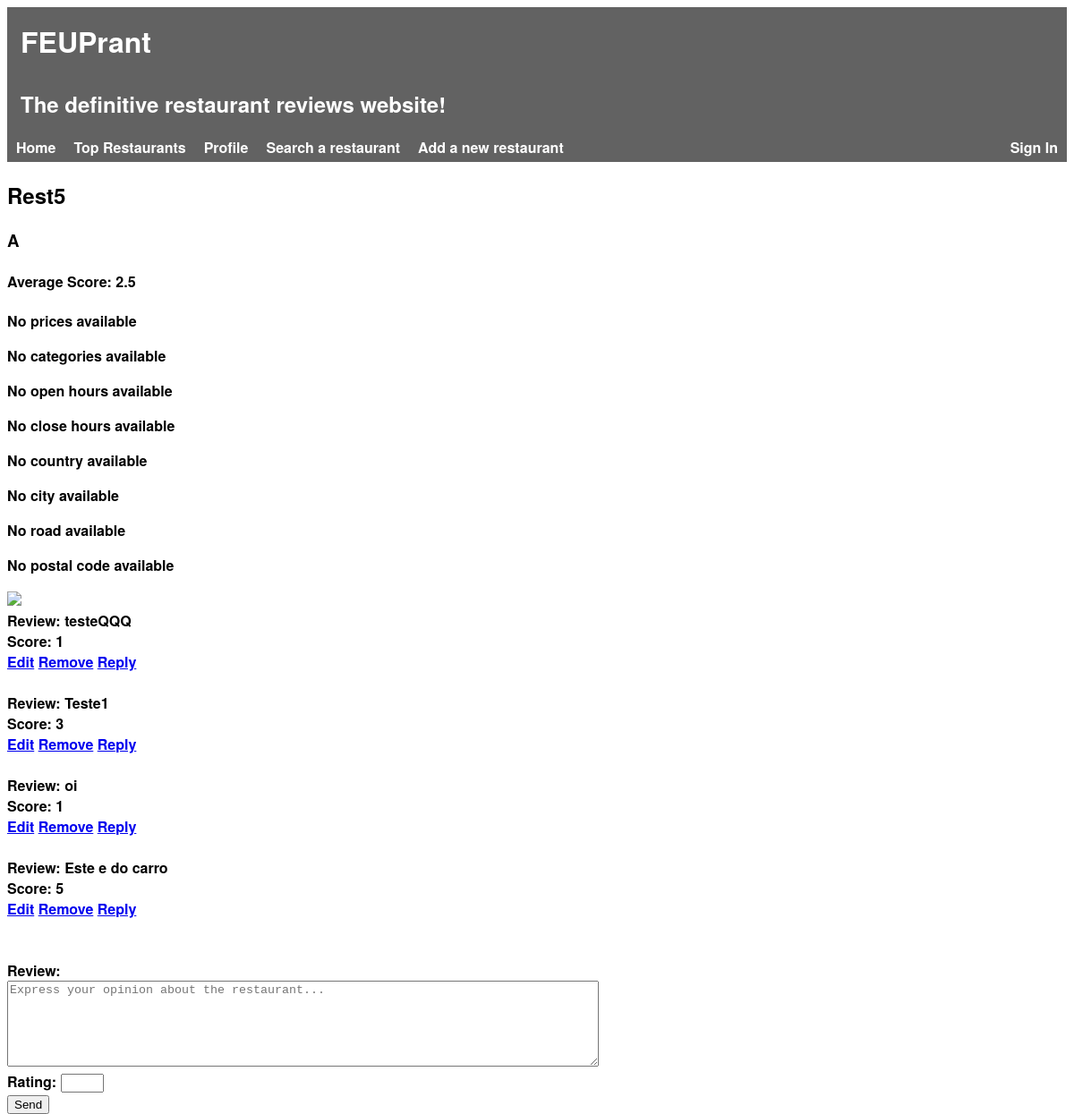
Page /templates/restaurant.php?idRestaurant=5 on the earlier database version.
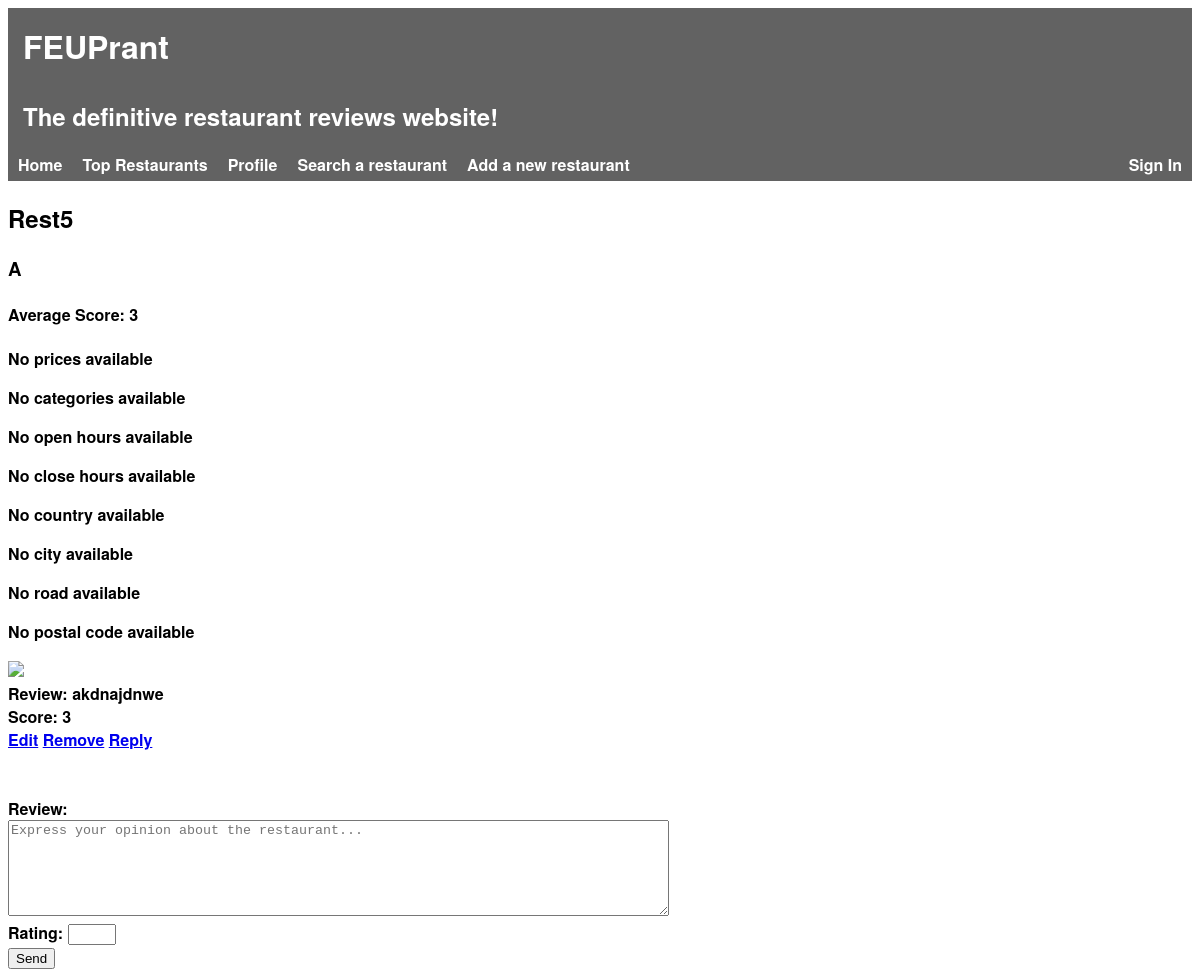
Same page on the later database version.
### tables this page shows
CREATE TABLE Restaurant(
    idRestaurant        INTEGER PRIMARY KEY AUTOINCREMENT,
    name                STRING NOT NULL,
    description         STRING NOT NULL,
    score               FLOAT NOT NULL,

    idOwner             INTEGER REFERENCES Owner(idOwner),
    idRestaurantInfo    INTEGER REFERENCES RestaurantInfo(idRestaurantInfo)
);

CREATE TABLE Review(
    idReview    INTEGER PRIMARY KEY AUTOINCREMENT,
    score       INTEGER NOT NULL,
    comment     STRING,

    idRestaurant    INTEGER REFERENCES Restaurant(idRestaurant),
    idUser      INTEGER REFERENCES User(idUser)
);

### templates/constants.php (called while the page is built, shortened)
<?php
    $LOGIN_KEY = 'loginStatus';
?>

### database/db_restaurants.php (called while the page is built, shortened)
<?php
function getRestaurantById($idRestaurant) {
    global $db;
    $stmt = $db->prepare('SELECT * FROM Restaurant WHERE idRestaurant = :id');
    $stmt->bindParam(':id', $idRestaurant);
    $stmt->execute();
    return $stmt->fetch();
}
?>

### database/db_restaurants_info.php (called while the page is built, shortened)
<?php
    function getInfoById($idRestaurantInfo) {
        global $db;
        $stmt = $db->prepare('SELECT * FROM RestaurantInfo WHERE idRestaurantInfo = :id');
        $stmt->bindParam(':id', $idRestaurantInfo);
        $stmt->execute();
        return $stmt->fetch();
    }
?>

### database/db_localization.php (called while the page is built, shortened)
<?php
    function getLocalizationById($idLocalization) {
        global $db;
        $stmt = $db->prepare('SELECT * FROM Localization WHERE idLocalization = :id');
        $stmt->bindParam(':id', $idLocalization);
        $stmt->execute();
        return $stmt->fetch();
    }
?>

### database/db_photo.php (called while the page is built, shortened)
<?php
    function getPhotoById($idRestaurantInfo) {
        global $db;
        $stmt = $db->prepare('SELECT * FROM PhotoRestaurant WHERE idRestaurantInfo = :id');
        $stmt->bindParam(':id', $idRestaurantInfo);
        $stmt->execute();
        return $stmt->fetch();
    }
?>

### database/db_review.php (called while the page is built, shortened)
<?php
    function getAllReviews($id) {
        global $db;
        $stmt = $db->prepare('SELECT * FROM Review WHERE idRestaurant = :id');
        $stmt->bindParam(':id', $id);
        $stmt->execute();
        return $stmt->fetchAll();
    }
?>

### templates/restaurant.php (the view, shortened to what this page needs)
<?php
    include_once('../database/connection.php');
    include_once('../database/db_restaurants.php');
    include_once('../database/db_restaurants_info.php');
    include_once('../database/db_photo.php');
    include_once('../database/db_localization.php');
    include_once('../database/db_review.php');
    if(isset($_GET['idRestaurant'])) {
        $restaurant = getRestaurantById($_GET['idRestaurant']);
    } else {
        $_SESSION['idRestaurant'] = $_SESSION['restaurant'];
        $restaurant = $_SESSION['restaurant'];
        if($restaurant == false)
            die('There was no restaurant with the specified id');
    }
    $info = getInfoById($restaurant['idRestaurantInfo']);
    $localization = getLocalizationById($info['idLocalization']);
    $photo = getPhotoById($info['idRestaurantInfo']);
    $reviews = getAllReviews($_GET['idRestaurant']);
    include_once('header.php');
?>
<section>
    <div id='restaurant'>
        <h2><?=$restaurant['name']?></h2>
        <h3><?=$restaurant['description']?></h3>
        <h4>Average Score: <?=$restaurant['score']?></h3>
    <div id='restaurantInfo'>
        <?php if($info['price']) { ?>
            <p>Price: <?=$info['price']?></p>
        <?php } else { ?>
            <p>No prices available</p>
        <?php } ?>
        <?php if($info['category']) { ?>
            <p>Categories: <?=$info['category']?></p>
        <?php } else { ?>
            <p>No categories available</p>
        <?php } ?>
        <?php if($info['openHours']) { ?>
            <p>Open Hours: <?=$info['openHours']?></p>
        <?php } else { ?>
            <p>No open hours available</p>
        <?php } ?>
        <?php if($info['closeHours']) { ?>
            <p>Close hours: <?=$info['closeHours']?></p>
        <?php } else { ?>
            <p>No close hours available</p>
        <?php } ?>
    </div>
    <div id="localization">
        <?php if($localization['country']) { ?>
            <p>Country: <?=$localization['country']?></p>
        <?php } else { ?>
            <p>No country available</p>
        <?php } ?>
        <?php if($localization['city']) { ?>
            <p>City: <?=$localization['city']?></p>
        <?php } else { ?>
            <p>No city available</p>
        <?php } ?>
        <?php if($localization['road']) { ?>
            <p>Road: <?=$localization['road']?></p>
        <?php } else { ?>
            <p>No road available</p>
        <?php } ?>
        <?php if($localization['postalCode']) { ?>
            <p>Postal Code: <?=$localization['postalCode']?></p>
        <?php } else { ?>
            <p>No postal code available</p>
        <?php } ?>
    </div>
    <div id="photos">
            <img src="../images/originals/<?=$photo['idPhoto']?>.jpg">
    </div>
    <div id='reviews'>
        <?php if($reviews)
            foreach($reviews as $review) { ?>
                <label>Review: </label><?=$review['comment']?>
                <br>
                <label>Score: </label><?=$review['score']?>
                <br>
                <a href="edit_review.php?idReview=<?=$review['idReview']?>">Edit</a>
                <a href="../database/action_delete_review.php?idReview=<?=$review['idReview']?>">Remove</a>
                <a href="reply_review.php?idReview=<?=$review['idReview']?>">Reply</a>
                <br><br>
            <?php } ?>
    </div>
    <?php include_once('write_review.php'); ?>
</section>

### templates/header.php (shortened to what this page needs)
<!DOCTYPE html>
<html>
    <head>
		<link rel="stylesheet" href="../css/style.css">
        <link rel="stylesheet" href="../css/alert.css">
        <link rel="stylesheet" href="../css/header.css">
        <link rel="stylesheet" href="../css/login_dropdown.css">
        <link rel="stylesheet" href="../css/user_dropdown.css">
    </head>
    <body>
        <div id="header">
            <h1>FEUPrant</h1>
            <h2>The definitive restaurant reviews website!</h2>
        </div>
        <div id="nav-btns" class="nav-btns">
            <ul>
                <li><a href="../pages/index.php">Home</a></li>
                <li><a href="../pages/top_restaurants.php">Top Restaurants</a></li>
                <li><a href="#">Profile</a></li>
                <li><a href="../pages/search_restaurant.php">Search a restaurant</a></li>
                <li><a href="../pages/add_restaurant.php">Add a new restaurant</a></li>
                <div id="user-info">
                    <?php
                        if (isset($_SESSION['username'])) {
                            include_once("../templates/user_dropdown.php");
                        } else {
                            include_once("../templates/login_dropdown.php");
                        }
                    ?>
                </div>
            </ul>
        </div>

### templates/login_dropdown.php (shortened to what this page needs)
<?php include_once('../templates/constants.php'); ?>
<div class="login-dropdown">
    <?php
        if(isset($_SESSION[$LOGIN_KEY]))
            echo '<a class="header-elem-active" href="#">Sign In</a>';
        else
            echo '<a href="#">Sign In</a>';
    ?>
</div>

### templates/write_review.php (shortened to what this page needs)
<div class="form-component">
    <form action="../database/action_write_review.php" method="post">
		<br>
        <label>Review: </label><textarea name="review" required="required" rows="6" cols="80" placeholder='Express your opinion about the restaurant...'></textarea>
        Rating: <input type="number" name="rating" min="0" max="5">
		<br>
        <input type="submit" value="Send">
    </form>
</div>

### css/header.css (style rules this page uses)
html { font-family: 'Helvetica Neue', sans-serif; font-weight: bold; height: 100%; }
#header { background-color: #626262; color: white; padding: 0; }
#header h1, #header h2 { padding: 15px; margin: 0; }
.nav-btns ul { background-color: #626262; list-style-type: none; padding: 0; margin: 0; overflow: hidden; }
.nav-btns li { float: left; background: none; padding: 0; }
.nav-btns a, #back_btn { text-align: center; display: block; padding: 5px 10px; color: white; text-decoration: none; }

### css/login_dropdown.css (style rules this page uses)
.login-dropdown { float: right; position: relative; }
form { max-width: 450px; }

Differences in the rows shown:
removed review: comment "testeQQQ", score "1"
removed review: comment "Teste1", score "3"
removed review: comment "oi", score "1"
removed review: comment "Este e do carro", score "5"
changed restaurant "Rest5": score "2.5" → "3"
added review: comment "akdnajdnwe", score "3"
